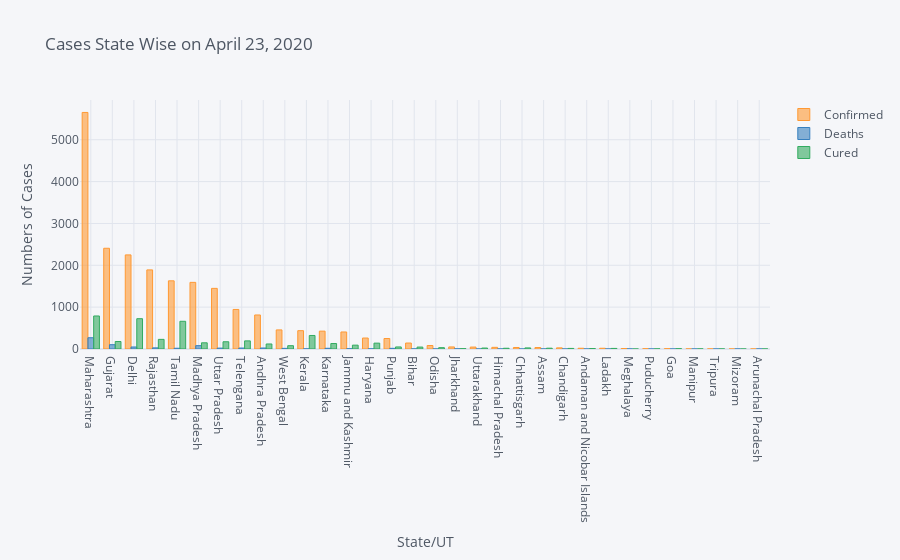

The notebook cell this image was saved under:
### Code cell
#Visualization
temp_1 = temp[['Confirmed', 'Deaths', 'Cured']]

temp_1.iplot(kind = 'bar',xTitle= 'State/UT' , yTitle='Numbers of Cases',mode = 'markers+lines',
            title = f'Cases State Wise on {now}')

### Figure 1 — Plotly figure (JSON) as saved in the notebook; plotly's stock layout.template omitted (floating-point values rounded to 4 significant figures)
{"data": [{"marker": {"color": "rgba(255, 153, 51, 0.6)", "line": {"color": "rgba(255, 153, 51, 1.0)", "width": 1}}, "name": "Confirmed", "orientation": "v", "text": "", "type": "bar", "x": ["Maharashtra", "Gujarat", "Delhi", "Rajasthan", "Tamil Nadu", "Madhya Pradesh", "Uttar Pradesh", "Telengana", "Andhra Pradesh", "West Bengal", "Kerala", "Karnataka", "Jammu and Kashmir", "Haryana", "Punjab", "Bihar", "Odisha", "Jharkhand", "Uttarakhand", "Himachal Pradesh", "Chhattisgarh", "Assam", "Chandigarh", "Andaman and Nicobar Islands", "Ladakh", "Meghalaya", "Puducherry", "Goa", "Manipur", "Tripura", "Mizoram", "Arunachal Pradesh"], "y": [5652, 2407, 2248, 1890, 1629, 1592, 1449, 945, 813, 456, 438, 427, 407, 262, 251, 143, 83, 49, 46, 40, 36, 35, 27, 18, 18, 12, 7, 7, 2, 2, 1, 1]}, {"marker": {"color": "rgba(55, 128, 191, 0.6)", "line": {"color": "rgba(55, 128, 191, 1.0)", "width": 1}}, "name": "Deaths", "orientation": "v", "text": "", "type": "bar", "x": ["Maharashtra", "Gujarat", "Delhi", "Rajasthan", "Tamil Nadu", "Madhya Pradesh", "Uttar Pradesh", "Telengana", "Andhra Pradesh", "West Bengal", "Kerala", "Karnataka", "Jammu and Kashmir", "Haryana", "Punjab", "Bihar", "Odisha", "Jharkhand", "Uttarakhand", "Himachal Pradesh", "Chhattisgarh", "Assam", "Chandigarh", "Andaman and Nicobar Islands", "Ladakh", "Meghalaya", "Puducherry", "Goa", "Manipur", "Tripura", "Mizoram", "Arunachal Pradesh"], "y": [269, 103, 48, 27, 18, 80, 21, 23, 24, 15, 3, 17, 5, 3, 16, 2, 1, 3, 0, 1, 0, 1, 0, 0, 0, 1, 0, 0, 0, 0, 0, 0]}, {"marker": {"color": "rgba(50, 171, 96, 0.6)", "line": {"color": "rgba(50, 171, 96, 1.0)", "width": 1}}, "name": "Cured", "orientation": "v", "text": "", "type": "bar", "x": ["Maharashtra", "Gujarat", "Delhi", "Rajasthan", "Tamil Nadu", "Madhya Pradesh", "Uttar Pradesh", "Telengana", "Andhra Pradesh", "West Bengal", "Kerala", "Karnataka", "Jammu and Kashmir", "Haryana", "Punjab", "Bihar", "Odisha", "Jharkhand", "Uttarakhand", "Himachal Pradesh", "Chhattisgarh", "Assam", "Chandigarh", "Andaman and Nicobar Islands", "Ladakh", "Meghalaya", "Puducherry", "Goa", "Manipur", "Tripura", "Mizoram", "Arunachal Pradesh"], "y": [789, 179, 724, 230, 662, 148, 173, 194, 120, 79, 323, 131, 92, 140, 49, 46, 32, 8, 23, 18, 26, 19, 14, 11, 14, 0, 3, 7, 2, 1, 0, 1]}], "layout": {"legend": {"bgcolor": "#F5F6F9", "font": {"color": "#4D5663"}}, "paper_bgcolor": "#F5F6F9", "plot_bgcolor": "#F5F6F9", "title": {"font": {"color": "#4D5663"}, "text": "Cases State Wise on April 23, 2020"}, "xaxis": {"gridcolor": "#E1E5ED", "showgrid": true, "tickfont": {"color": "#4D5663"}, "title": {"font": {"color": "#4D5663"}, "text": "State/UT"}, "zerolinecolor": "#E1E5ED"}, "yaxis": {"gridcolor": "#E1E5ED", "showgrid": true, "tickfont": {"color": "#4D5663"}, "title": {"font": {"color": "#4D5663"}, "text": "Numbers of Cases"}, "zerolinecolor": "#E1E5ED"}}}
